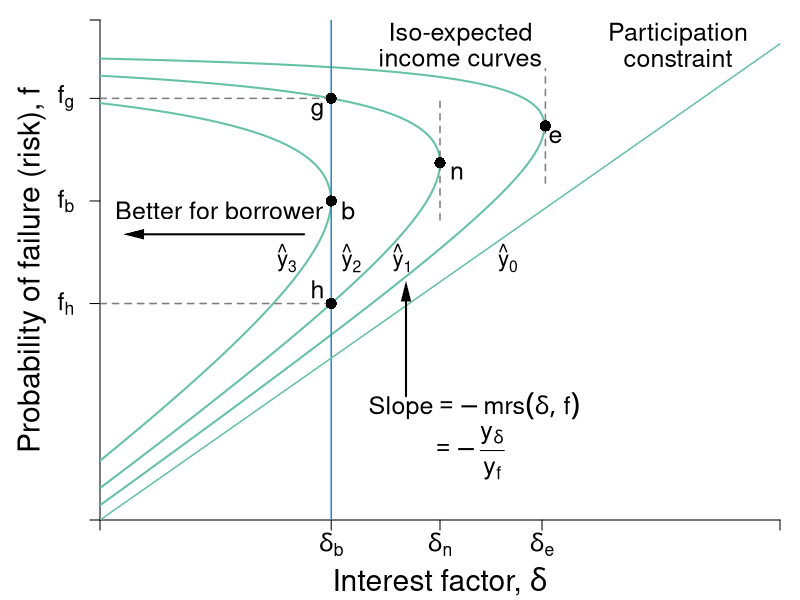

R code for this plot:
#Graph Designer: Simon Halliday
#Authors: Bowles, Foley and Halliday
#Title: Coordination, Conflict and Competition: A Text in Microeconomics

library(shape)
pdf(file = "credit/non_contractual_brf_part_a.pdf", width = 8, height = 6)

#Set parameters for graphics
axislabelsize <- 1.8
labelsize <- 1.5
namesize <- 1.8
annotatesize <- 1.5
graphlinewidth <- 2
segmentlinewidth <- 1.5

COL <- c("#7fc97f", "#beaed4", "#fdc086", "#ffff99", "#386cb0", "#f0027f", "#bf5b17", "#666666")
COLA <- c("#e0f3db", "#99d8c9","#66c2a4","#41ae76", "#238b45", "#005824")
COLB <- c("#c6dbef", "#4eb3d3", "#2b8cbe", "#0868ac","#084081")
grays <- gray.colors(25, start = 1, end = 0, alpha = 1)

#Edited the margins to cater for the larger LHS labels
par(mar =  c(4, 5, 1, 1))

brfFn <- function(delta, mu = 1) {
  .5 + (delta / (2 * mu)) 
}

isoreturnFn <- function(delta, pi=0.125) {
  1 - (pi)/delta
}


yFn <- function(d1, f1, mu = 1){
  mu*f1*(1 - f1) - d1*(1 - f1)
}

ylow <- function(delta, mu = 1, ybar = 0.03){
  (-sqrt(delta^2 - 2*delta*mu + mu^2 - 4*mu*ybar) + delta + mu)/(2*mu)
}

yhigh <- function(delta, mu = 1, ybar = 0.03){
  (sqrt(delta^2 - 2*delta*mu + mu^2 - 4*mu*ybar) + delta + mu)/(2*mu)
}

xlims <- c(0, 1)
ylims <- c(0, 1.05)

npts <- 501 
d1 <- seq(xlims[1], xlims[2], length.out = npts)
f1 <- seq(ylims[1], ylims[2], length.out = npts) 
a <- c(0.03, 0.0625, 0.109)

plot(0, 0, xlim = xlims, ylim = ylims, type = "n",
     xlab = expression(paste("")),
     ylab = expression(paste("")), 
     xaxt = "n", 
     yaxt = "n", 
     cex.lab = axislabelsize, 
     bty = "n", 
     xaxs="i", 
     yaxs="i"
)


# ticksy <- seq(from = 0, to = ylims[2], by = 0.1)
# ylabels <- seq(from = 0, to = ylims[2], by = 0.1)
# ticksx <- seq(from = 0, to = xlims[2], by = 0.1)
# xlabels <- seq(from = 0, to = xlims[2], by = 0.1)
#ticksy <- c(ylims[1], 0.5, brfFn(delta = 0.34), brfFn(delta = 0.5), brfFn(delta = 0.65), yhigh(delta = 0.5), ylims[2])
#ticksy <- c(ylims[1], 0.5, brfFn(delta = 0.34), NA, brfFn(delta = 0.5), NA, NA, ylims[2])
ticksy <- c(ylims[1], NA, NA, ylow(delta = 0.34, ybar = 0.0625), brfFn(delta = 0.34), NA, yhigh(delta = 0.34, ybar = 0.0625), ylims[2])

ylabels <- c(NA, NA, NA, NA,NA,NA, NA, NA)
#ylabels <- c(NA, expression(paste(f == frac(1,2))), expression(paste(f^d)), expression(paste(f*(delta^L) )),  expression(paste(f*(delta^n) == frac(3,4))),expression(paste(f*(delta^H) )), expression(paste(f^e)), NA)
ticksx <- c(xlims[1], 0.34, 0.5, 0.65, xlims[2])
xlabels <- c(NA,  expression(paste(delta[b])), expression(paste(delta[n])), expression(paste(delta[e])), NA)

axis(1, at = ticksx, pos = 0, labels = xlabels, cex.axis = labelsize)
axis(2, at = ticksy, pos = 0, labels = ylabels, las = 1,cex.axis = labelsize)

#ylabels <- c(NA, expression(paste(f == frac(1,2))), expression(paste(f^d)), expression(paste(f*(delta^L) )),  expression(paste(f*(delta^n) == frac(3,4))),expression(paste(f*(delta^H) )), expression(paste(f^e)), NA)
#text(-0.08, 0.45, expression(paste(f == frac(1,2))), cex = labelsize, xpd =TRUE)

text(-0.05, ylow(delta = 0.34, ybar = 0.0625), expression(paste(f[h])), cex = labelsize, xpd =TRUE)
#text(-0.07, 0.665, expression(paste(f*(delta^L) )), cex = labelsize, xpd =TRUE)
#text(-0.105, 0.753, expression(paste(f*(delta^N) ==frac(3,4) )), cex = labelsize, xpd =TRUE)
#text(-0.07, 0.832, expression(paste(f*(delta^n))), cex = labelsize, xpd =TRUE)
#text(-0.07, 0.93, expression(paste(f*(delta^H) )), cex = labelsize, xpd =TRUE)
text(-0.05, brfFn(delta = 0.34), expression(paste(f[b])), cex = labelsize, xpd =TRUE)
text(-0.05, yhigh(delta = 0.34, ybar = 0.0625), expression(paste(f[g])), cex = labelsize, xpd =TRUE)
# y-labels with numeric values
# text(-0.0905, 0.48, expression(paste(frac(1,2) == f)), cex = labelsize, xpd =TRUE)
# text(-0.05, 0.58, expression(paste(0.57 == f^d)), cex = labelsize, xpd =TRUE)
# text(-0.07, 0.66, expression(paste(0.67 == f*(delta^L) )), cex = labelsize, xpd =TRUE)
# text(-0.105, 0.76, expression(paste(frac(3,4) == f*(delta^n))), cex = labelsize, xpd =TRUE)
# text(-0.07, 0.84, expression(paste(0.83 == f*(delta^n) )), cex = labelsize, xpd =TRUE)
# text(-0.07, 0.93, expression(paste(0.93 == f*(delta^H) )), cex = labelsize, xpd =TRUE)
# text(-0.05, 1.05, expression(paste(1.05f^e)), cex = labelsize, xpd =TRUE)


npts <- 503 
xx1 <- seq(xlims[1], xlims[2], length.out = npts)
xx2 <- seq(0, 1, length.out = npts)

#Draw the graphs
#lines(xx1, brfFn(xx1), col = COLA[4], lwd = graphlinewidth)

#Axis labels
mtext(expression(paste("Interest factor, ", delta)), side = 1, line = 3, cex = axislabelsize)
text(-0.1, 0.5*(ylims[2]), expression(paste("Probability of failure (risk), ", f)), xpd = TRUE, cex = axislabelsize, srt = 90) 

#Contour lines
contour(d1, f1,
        outer(d1, f1, yFn),
        drawlabels = FALSE,
        col = COLA[3],
        lwd = graphlinewidth,
        levels = a,
        xaxs="i",
        yaxs="i",
        add = TRUE)

segments(0.5, 0.63, 0.5, yhigh(delta = 0.5) - 0.05, lty = 2, col = grays[20] , lwd = segmentlinewidth)
segments(0, yhigh(delta = 0.34, ybar = 0.0625), 0.34, yhigh(delta = 0.34, ybar = 0.0625), lty = 2, col = grays[20] , lwd = segmentlinewidth)
segments(0, ylow(delta = 0.34, ybar = 0.0625), 0.34, ylow(delta = 0.34, ybar = 0.0625), lty = 2, col = grays[20] , lwd = segmentlinewidth)

segments(0.34, 0, 0.34, ylims[2], lty = 1, col = COLB[3], lwd = segmentlinewidth)
segments(0.655, brfFn(delta = 0.655) - 0.12, 0.655, brfFn(delta = 0.655) + 0.12, lty = 2, col = grays[20] , lwd = segmentlinewidth)

segments(0, 0, 1, 1, lty = 1, col = COLA[3] , lwd = segmentlinewidth)

# 
# segments(8, 0, 8,indiffA(x = 8)  , lty = 2, col = "gray" , lwd = segmentlinewidth)
# segments(0, indiffA(x = 8) , 8,indiffA(x = 8)  , lty = 2, col = "gray" , lwd = segmentlinewidth)

text(0.5+ 0.025, brfFn(delta = 0.5) - 0.02, expression(paste(n)), cex = labelsize)
points(0.5, brfFn(delta = 0.5), pch = 16, col = "black", cex = 1.5)
text(0.34+ 0.025, brfFn(delta = 0.34) - 0.02, expression(paste(b)), cex = labelsize)
points(0.34, brfFn(delta = 0.34), pch = 16, col = "black", cex = 1.5)
text(0.65 + 0.02, brfFn(delta = 0.65) - 0.02, expression(paste(e)), cex = labelsize)
points(0.655, brfFn(delta = 0.655), pch = 16, col = "black", cex = 1.5)

#Points g and h on the Nash iso-expected income
#but on the lower delta for delta[b]
text(0.34 - 0.02, ylow(delta = 0.34, ybar = 0.0625) + 0.03, expression(paste(h)), cex = labelsize)
points(0.34, ylow(delta = 0.34, ybar = 0.0625), pch = 16, col = "black", cex = 1.5)
text(0.34 - 0.02, yhigh(delta = 0.34, ybar = 0.0625) - 0.028, expression(paste(g)), cex = labelsize)
points(0.34, yhigh(delta = 0.34, ybar = 0.0625), pch = 16, col = "black", cex = 1.5)



text(0.53, 1.02, expression(paste("Iso-expected")), cex = labelsize)
text(0.53, 0.97, expression(paste("income curves")), cex = labelsize)
#text(0.3, 1.01, expression(paste(y[1] == y^L)), cex = labelsize)
#text(0.3, 0.88, expression(paste(y[2] == y^{NE})), cex = labelsize)
#text(0.2, 0.75, expression(paste(y[3] == y^H)), cex = labelsize)

text(0.6, 0.55, expression(paste(hat(y)[0])), cex = labelsize - 0.15)
text(0.445, 0.55, expression(paste(hat(y)[1])), cex = labelsize - 0.15)
text(0.37, 0.55, expression(paste(hat(y)[2])), cex = labelsize - 0.15)
text(0.275, 0.55, expression(paste(hat(y)[3])), cex = labelsize - 0.15)
text(0.55, 0.24, expression(paste("Slope", phantom() == -mrs(delta, f))), cex = labelsize)
text(0.54, 0.14, expression(paste(phantom() == -frac(y[delta], y[f]))), cex = labelsize)
#text(0.61, 0.14, expression(paste(phantom() == frac(1 - f, q*(1 - 2*f) + delta))), cex = labelsize)
Arrows(0.45, 0.26, 0.45, 0.48, col = "black", lty = 1, lwd = 2, arr.type = "triangle", arr.lwd = 0.5)


#text(0.82, 0.6, expression(paste("More expected income")), cex = labelsize, xpd = TRUE)
text(0.175, 0.65, expression(paste("Better for borrower")), cex = labelsize,xpd = TRUE)
Arrows(0.3, 0.6, 0.05, 0.6, col = "black", lty = 1, lwd = 2, arr.type = "triangle", arr.lwd = 0.5)

text(0.85, 1.02, expression(paste("Participation")), cex = labelsize)
text(0.85, 0.97, expression(paste("constraint")), cex = labelsize)



#text(0.85, 0.68, expression(paste("A's Best Response")), cex = labelsize, xpd  = TRUE)
#text(0.85, 0.63, expression(paste("function")), cex = labelsize, xpd  = TRUE)
#text(0.86, 0.55, expression(paste("Slope ", phantom() == frac(1, 2*q))), cex = labelsize, xpd  = TRUE)
#Arrows(0.85, 0.73, 0.85, 0.89, col = "black", lty = 1, lwd = 2, arr.type = "triangle", arr.lwd = 0.5)

dev.off()
